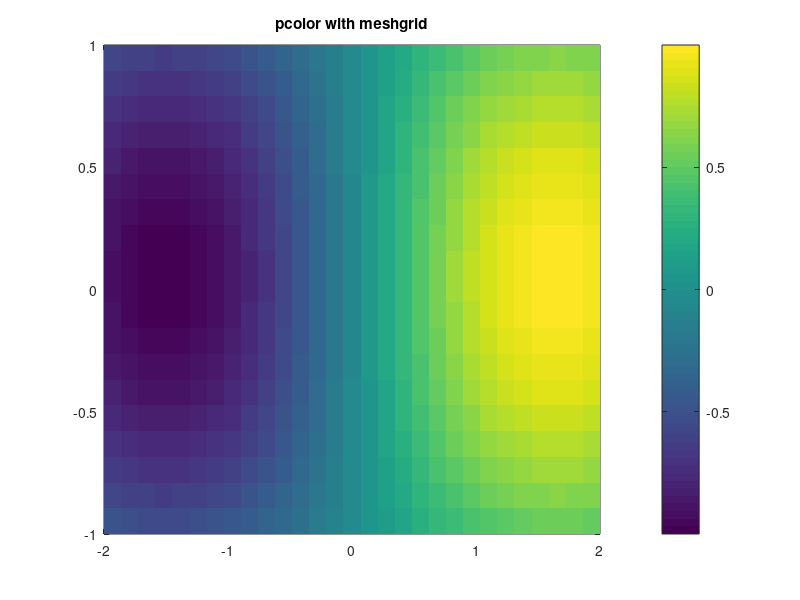

Source code (MATLAB):
% pcolor with explicit X/Y vertex coordinates from meshgrid.

x = linspace(-2, 2, 30);
y = linspace(-1, 1, 20);
[X, Y] = meshgrid(x, y);
Z = sin(X) .* cos(Y);

pcolor(X, Y, Z);
colorbar;
shading flat;
title('pcolor with meshgrid');

disp('SUCCESS');
